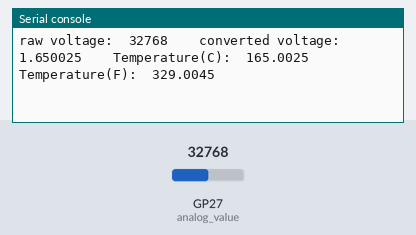
Recording of a program running on a simulated Raspberry Pi Pico running MicroPython. Parts: the last lines printed to the serial console. Inputs (shaded band) come from the test bench; at power-on: GP27 (analog_value) = 32768 (analog values on the 0–65535 scale).

Above: at 1.2 s.
1.3 s: GP27 (analog_value) set to 45874
At 1.56 s:
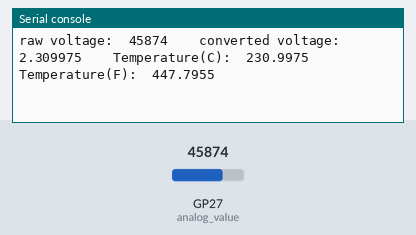
2.8 s: GP27 (analog_value) set to 57670
At 2.97 s:
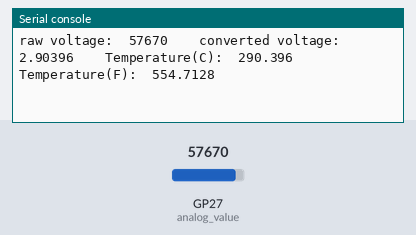
Timing chart, 0 to 5.8 s (numbered marks = the images above; inputs shaded):
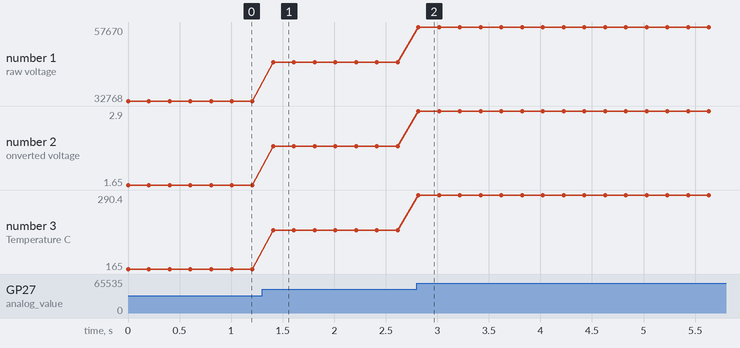

Measured:
- after the input at 1.3 s, the serial console: prints a new line after 0.11 s (image 1)
- after the input at 2.8 s, the serial console: prints a new line at once (image 2)
- plotted number 1: 32768 → 45874 after the input at 1.3 s, 45874 → 57670 after the input at 2.8 s
- plotted number 2: 1.65 → 2.31 after the input at 1.3 s, 2.31 → 2.9 after the input at 2.8 s
- plotted number 3: 165 → 231 after the input at 1.3 s, 231 → 290.4 after the input at 2.8 s

The program:

lm35.py
```python
# This code was written by Juhyun Kim.

import machine
import utime

analog_value = machine.ADC(27)
count = 0
conversion_factor = 3.3/65535 # based of 5v supply and 16 bit value

while True:
    # Read ADC value of sensor
    temp_voltage_raw = analog_value.read_u16()

    # Converts ADC value back to voltage
    convert_voltage = temp_voltage_raw*conversion_factor

    C_temp = convert_voltage/(10.0 / 1000)

    F_temp = (C_temp*9/5) +32

    print("raw voltage: ", temp_voltage_raw, "\t converted voltage: ",convert_voltage, "\t Temperature(C): ",C_temp, "\t Temperature(F): ",F_temp)
    count +=1
    utime.sleep(0.2)
```
